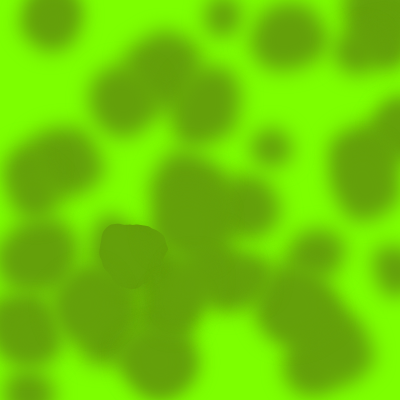
Frame 1 (no input)
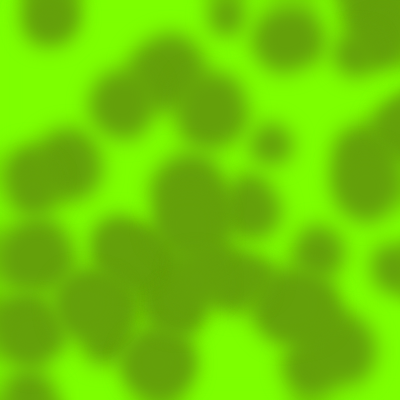
Frame 60 (no input)
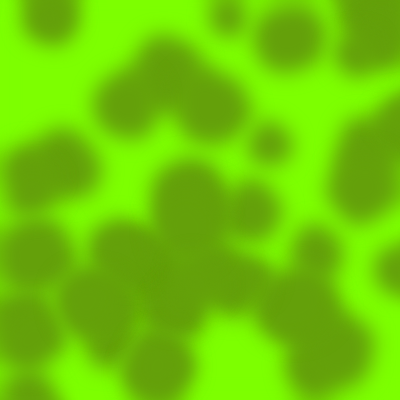
Frame 120 (the mouse pressed at the canvas centre since frame 60)

The p5.js sketch that drew these frames (run headless with seeded random() and noise() and a simulated clock; from frame 60 on, the mouse is pressed at the canvas centre):

// p5.js sketch
// ── sketch.js
let pSystem;

function setup() {
  createCanvas(400, 400);

  pSystem = new ParticleSystem(50);

  for (let i = 0; i < 50; i++) {
    const radius = random(20, 40);
    pSystem.addParticle(random(0, width), random(0, height), radius);
  }
  pSystem.particles.forEach((p) => {
    console.log(p.position);
  });
}

function draw() {
  background(125, 255, 0);
  fill(100, 160, 10);
  noStroke();
  pSystem.run();
}

let ParticleSystem = function(maxParticles) {
  this.maxParticles = maxParticles;
  this.particles = [];
};

ParticleSystem.prototype.addParticle = function(x, y, radius) {
  // if (!this.isFull()) {
    this.particles.push(new Particle(
      createVector(x, y),
      radius // radius
    ));
  // }
};

ParticleSystem.prototype.isFull = function() {
  return this.particles.length >= this.maxParticles;
}

ParticleSystem.prototype.run = function() {
  for (let i = this.particles.length-1; i >= 0; i--) {
    this.particles[i].draw();
  }
};

let Particle = function(position, radius) {
  this.noiseSeed = random(0, 1000);
  this.position = position;
  this.radius = radius;
  this.yoff = 0.0;
}

Particle.prototype.draw = function() {
  push();
  noiseSeed(this.noiseSeed);
  translate(this.position.x + noise(frameCount * this.noiseSeed) * 10, this.position.y + noise((frameCount + 10000) * this.noiseSeed) * 10);
  beginShape();
  let xoff = 0;
  for (var a = 0; a < TWO_PI; a += 0.1) {
    let offset = map(noise(xoff + this.noiseSeed, this.yoff), 0, 1, this.radius/-4, this.radius/4);
    let r = this.radius + offset;
    let x = r * cos(a);
    let y = r * sin(a);
    curveVertex(x, y);
    xoff += 0.1;
  }
  endShape();
  pop();

  // circle(this.position.x, this.position.y, this.radius);

  drawingContext.filter = `blur(10px)`

  this.yoff += 0.01;
}
